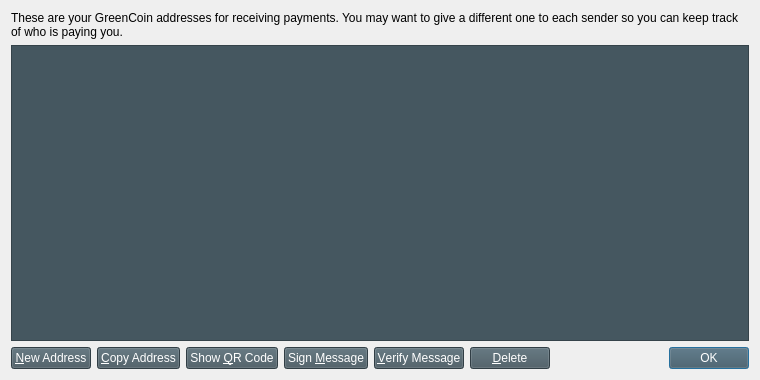
<?xml version="1.0" encoding="UTF-8"?>
<ui version="4.0">
 <class>AddressBookPage</class>
 <widget class="QWidget" name="AddressBookPage">
  <property name="geometry">
   <rect>
    <x>0</x>
    <y>0</y>
    <width>760</width>
    <height>380</height>
   </rect>
  </property>
  <property name="windowTitle">
   <string>Address Book</string>
  </property>
  <property name="styleSheet">
   <string notr="true">
    AddressBookPage{background:transparent; color: white;}
    QTableView {background-color:rgb(69, 87, 96); color:white;}
    QToolTip {background-color:#1f333e; color:white; border-style: none;}
    QPushButton {background-color:rgb(69, 87, 96); color: white;}
   </string>
  </property>
  <layout class="QVBoxLayout" name="verticalLayout">
   <item>
    <widget class="QLabel" name="labelExplanation">
     <property name="text">
      <string>These are your GreenCoin addresses for receiving payments. You may want to give a different one to each sender so you can keep track of who is paying you.</string>
     </property>
     <property name="textFormat">
      <enum>Qt::PlainText</enum>
     </property>
     <property name="wordWrap">
      <bool>true</bool>
     </property>
    </widget>
   </item>
   <item>
    <widget class="QTableView" name="tableView">
     <property name="palette">
      <palette>
       <active>
        <colorrole role="WindowText">
         <brush brushstyle="SolidPattern">
          <color alpha="255">
           <red>255</red>
           <green>255</green>
           <blue>255</blue>
          </color>
         </brush>
        </colorrole>
        <colorrole role="Button">
         <brush brushstyle="SolidPattern">
          <color alpha="255">
           <red>69</red>
           <green>87</green>
           <blue>96</blue>
          </color>
         </brush>
        </colorrole>
        <colorrole role="Light">
         <brush brushstyle="SolidPattern">
          <color alpha="255">
           <red>90</red>
           <green>138</green>
           <blue>165</blue>
          </color>
         </brush>
        </colorrole>
        <colorrole role="Midlight">
         <brush brushstyle="SolidPattern">
          <color alpha="255">
           <red>75</red>
           <green>115</green>
           <blue>137</blue>
          </color>
         </brush>
        </colorrole>
        <colorrole role="Dark">
         <brush brushstyle="SolidPattern">
          <color alpha="255">
           <red>30</red>
           <green>46</green>
           <blue>55</blue>
          </color>
         </brush>
        </colorrole>
        <colorrole role="Mid">
         <brush brushstyle="SolidPattern">
          <color alpha="255">
           <red>40</red>
           <green>61</green>
           <blue>73</blue>
          </color>
         </brush>
        </colorrole>
        <colorrole role="Text">
         <brush brushstyle="SolidPattern">
          <color alpha="255">
           <red>255</red>
           <green>255</green>
           <blue>255</blue>
          </color>
         </brush>
        </colorrole>
        <colorrole role="BrightText">
         <brush brushstyle="SolidPattern">
          <color alpha="255">
           <red>255</red>
           <green>255</green>
           <blue>255</blue>
          </color>
         </brush>
        </colorrole>
        <colorrole role="ButtonText">
         <brush brushstyle="SolidPattern">
          <color alpha="255">
           <red>255</red>
           <green>255</green>
           <blue>255</blue>
          </color>
         </brush>
        </colorrole>
        <colorrole role="Base">
         <brush brushstyle="SolidPattern">
          <color alpha="255">
           <red>69</red>
           <green>87</green>
           <blue>96</blue>
          </color>
         </brush>
        </colorrole>
        <colorrole role="Window">
         <brush brushstyle="SolidPattern">
          <color alpha="255">
           <red>69</red>
           <green>87</green>
           <blue>96</blue>
          </color>
         </brush>
        </colorrole>
        <colorrole role="Shadow">
         <brush brushstyle="SolidPattern">
          <color alpha="255">
           <red>0</red>
           <green>0</green>
           <blue>0</blue>
          </color>
         </brush>
        </colorrole>
        <colorrole role="Highlight">
         <brush brushstyle="SolidPattern">
          <color alpha="255">
           <red>96</red>
           <green>147</green>
           <blue>173</blue>
          </color>
         </brush>
        </colorrole>
        <colorrole role="AlternateBase">
         <brush brushstyle="SolidPattern">
          <color alpha="255">
           <red>37</red>
           <green>59</green>
           <blue>72</blue>
          </color>
         </brush>
        </colorrole>
        <colorrole role="ToolTipBase">
         <brush brushstyle="SolidPattern">
          <color alpha="255">
           <red>255</red>
           <green>255</green>
           <blue>220</blue>
          </color>
         </brush>
        </colorrole>
        <colorrole role="ToolTipText">
         <brush brushstyle="SolidPattern">
          <color alpha="255">
           <red>0</red>
           <green>0</green>
           <blue>0</blue>
          </color>
         </brush>
        </colorrole>
       </active>
       <inactive>
        <colorrole role="WindowText">
         <brush brushstyle="SolidPattern">
          <color alpha="255">
           <red>255</red>
           <green>255</green>
           <blue>255</blue>
          </color>
         </brush>
        </colorrole>
        <colorrole role="Button">
         <brush brushstyle="SolidPattern">
          <color alpha="255">
           <red>69</red>
           <green>87</green>
           <blue>96</blue>
          </color>
         </brush>
        </colorrole>
        <colorrole role="Light">
         <brush brushstyle="SolidPattern">
          <color alpha="255">
           <red>90</red>
           <green>138</green>
           <blue>165</blue>
          </color>
         </brush>
        </colorrole>
        <colorrole role="Midlight">
         <brush brushstyle="SolidPattern">
          <color alpha="255">
           <red>75</red>
           <green>115</green>
           <blue>137</blue>
          </color>
         </brush>
        </colorrole>
        <colorrole role="Dark">
         <brush brushstyle="SolidPattern">
          <color alpha="255">
           <red>30</red>
           <green>46</green>
           <blue>55</blue>
          </color>
         </brush>
        </colorrole>
        <colorrole role="Mid">
         <brush brushstyle="SolidPattern">
          <color alpha="255">
           <red>40</red>
           <green>61</green>
           <blue>73</blue>
          </color>
         </brush>
        </colorrole>
        <colorrole role="Text">
         <brush brushstyle="SolidPattern">
          <color alpha="255">
           <red>255</red>
           <green>255</green>
           <blue>255</blue>
          </color>
         </brush>
        </colorrole>
        <colorrole role="BrightText">
         <brush brushstyle="SolidPattern">
          <color alpha="255">
           <red>255</red>
           <green>255</green>
           <blue>255</blue>
          </color>
         </brush>
        </colorrole>
        <colorrole role="ButtonText">
         <brush brushstyle="SolidPattern">
          <color alpha="255">
           <red>255</red>
           <green>255</green>
           <blue>255</blue>
          </color>
         </brush>
        </colorrole>
        <colorrole role="Base">
         <brush brushstyle="SolidPattern">
          <color alpha="255">
           <red>69</red>
           <green>87</green>
           <blue>96</blue>
          </color>
         </brush>
        </colorrole>
        <colorrole role="Window">
         <brush brushstyle="SolidPattern">
          <color alpha="255">
           <red>69</red>
           <green>87</green>
           <blue>96</blue>
          </color>
         </brush>
        </colorrole>
        <colorrole role="Shadow">
         <brush brushstyle="SolidPattern">
          <color alpha="255">
           <red>0</red>
           <green>0</green>
           <blue>0</blue>
          </color>
         </brush>
        </colorrole>
        <colorrole role="Highlight">
         <brush brushstyle="SolidPattern">
          <color alpha="255">
           <red>96</red>
           <green>147</green>
           <blue>173</blue>
          </color>
         </brush>
        </colorrole>
        <colorrole role="AlternateBase">
         <brush brushstyle="SolidPattern">
          <color alpha="255">
           <red>37</red>
           <green>59</green>
           <blue>72</blue>
          </color>
         </brush>
        </colorrole>
        <colorrole role="ToolTipBase">
         <brush brushstyle="SolidPattern">
          <color alpha="255">
           <red>255</red>
           <green>255</green>
           <blue>220</blue>
          </color>
         </brush>
        </colorrole>
        <colorrole role="ToolTipText">
         <brush brushstyle="SolidPattern">
          <color alpha="255">
           <red>0</red>
           <green>0</green>
           <blue>0</blue>
          </color>
         </brush>
        </colorrole>
       </inactive>
       <disabled>
        <colorrole role="WindowText">
         <brush brushstyle="SolidPattern">
          <color alpha="255">
           <red>255</red>
           <green>255</green>
           <blue>255</blue>
          </color>
         </brush>
        </colorrole>
        <colorrole role="Button">
         <brush brushstyle="SolidPattern">
          <color alpha="255">
           <red>69</red>
           <green>87</green>
           <blue>96</blue>
          </color>
         </brush>
        </colorrole>
        <colorrole role="Light">
         <brush brushstyle="SolidPattern">
          <color alpha="255">
           <red>90</red>
           <green>138</green>
           <blue>165</blue>
          </color>
         </brush>
        </colorrole>
        <colorrole role="Midlight">
         <brush brushstyle="SolidPattern">
          <color alpha="255">
           <red>75</red>
           <green>115</green>
           <blue>137</blue>
          </color>
         </brush>
        </colorrole>
        <colorrole role="Dark">
         <brush brushstyle="SolidPattern">
          <color alpha="255">
           <red>30</red>
           <green>46</green>
           <blue>55</blue>
          </color>
         </brush>
        </colorrole>
        <colorrole role="Mid">
         <brush brushstyle="SolidPattern">
          <color alpha="255">
           <red>40</red>
           <green>61</green>
           <blue>73</blue>
          </color>
         </brush>
        </colorrole>
        <colorrole role="Text">
         <brush brushstyle="SolidPattern">
          <color alpha="255">
           <red>255</red>
           <green>255</green>
           <blue>255</blue>
          </color>
         </brush>
        </colorrole>
        <colorrole role="BrightText">
         <brush brushstyle="SolidPattern">
          <color alpha="255">
           <red>255</red>
           <green>255</green>
           <blue>255</blue>
          </color>
         </brush>
        </colorrole>
        <colorrole role="ButtonText">
         <brush brushstyle="SolidPattern">
          <color alpha="255">
           <red>255</red>
           <green>255</green>
           <blue>255</blue>
          </color>
         </brush>
        </colorrole>
        <colorrole role="Base">
         <brush brushstyle="SolidPattern">
          <color alpha="255">
           <red>69</red>
           <green>87</green>
           <blue>96</blue>
          </color>
         </brush>
        </colorrole>
        <colorrole role="Window">
         <brush brushstyle="SolidPattern">
          <color alpha="255">
           <red>69</red>
           <green>87</green>
           <blue>96</blue>
          </color>
         </brush>
        </colorrole>
        <colorrole role="Shadow">
         <brush brushstyle="SolidPattern">
          <color alpha="255">
           <red>0</red>
           <green>0</green>
           <blue>0</blue>
          </color>
         </brush>
        </colorrole>
        <colorrole role="Highlight">
         <brush brushstyle="SolidPattern">
          <color alpha="255">
           <red>51</red>
           <green>153</green>
           <blue>255</blue>
          </color>
         </brush>
        </colorrole>
        <colorrole role="AlternateBase">
         <brush brushstyle="SolidPattern">
          <color alpha="255">
           <red>37</red>
           <green>59</green>
           <blue>72</blue>
          </color>
         </brush>
        </colorrole>
        <colorrole role="ToolTipBase">
         <brush brushstyle="SolidPattern">
          <color alpha="255">
           <red>255</red>
           <green>255</green>
           <blue>220</blue>
          </color>
         </brush>
        </colorrole>
        <colorrole role="ToolTipText">
         <brush brushstyle="SolidPattern">
          <color alpha="255">
           <red>0</red>
           <green>0</green>
           <blue>0</blue>
          </color>
         </brush>
        </colorrole>
       </disabled>
      </palette>
     </property>
     <property name="contextMenuPolicy">
      <enum>Qt::CustomContextMenu</enum>
     </property>
     <property name="toolTip">
      <string>Double-click to edit address or label</string>
     </property>
     <property name="tabKeyNavigation">
      <bool>false</bool>
     </property>
     <property name="alternatingRowColors">
      <bool>true</bool>
     </property>
     <property name="selectionMode">
      <enum>QAbstractItemView::SingleSelection</enum>
     </property>
     <property name="selectionBehavior">
      <enum>QAbstractItemView::SelectRows</enum>
     </property>
     <property name="sortingEnabled">
      <bool>true</bool>
     </property>
     <attribute name="verticalHeaderVisible">
      <bool>false</bool>
     </attribute>
    </widget>
   </item>
   <item>
    <layout class="QHBoxLayout" name="horizontalLayout">
     <item>
      <widget class="QPushButton" name="newAddressButton">
       <property name="toolTip">
        <string>Create a new address</string>
       </property>
       <property name="text">
        <string>&amp;New Address</string>
       </property>
       <property name="icon">
        <iconset resource="../bitcoin.qrc">
         <normaloff>:/icons/add</normaloff>:/icons/add</iconset>
       </property>
      </widget>
     </item>
     <item>
      <widget class="QPushButton" name="copyToClipboard">
       <property name="toolTip">
        <string>Copy the currently selected address to the system clipboard</string>
       </property>
       <property name="text">
        <string>&amp;Copy Address</string>
       </property>
       <property name="icon">
        <iconset resource="../bitcoin.qrc">
         <normaloff>:/icons/editcopy</normaloff>:/icons/editcopy</iconset>
       </property>
      </widget>
     </item>
     <item>
      <widget class="QPushButton" name="showQRCode">
       <property name="text">
        <string>Show &amp;QR Code</string>
       </property>
       <property name="icon">
        <iconset resource="../bitcoin.qrc">
         <normaloff>:/icons/qrcode</normaloff>:/icons/qrcode</iconset>
       </property>
      </widget>
     </item>
     <item>
      <widget class="QPushButton" name="signMessage">
       <property name="toolTip">
        <string>Sign a message to prove you own a GreenCoin address</string>
       </property>
       <property name="text">
        <string>Sign &amp;Message</string>
       </property>
       <property name="icon">
        <iconset resource="../bitcoin.qrc">
         <normaloff>:/icons/edit</normaloff>:/icons/edit</iconset>
       </property>
      </widget>
     </item>
     <item>
      <widget class="QPushButton" name="verifyMessage">
       <property name="toolTip">
        <string>Verify a message to ensure it was signed with a specified GreenCoin address</string>
       </property>
       <property name="text">
        <string>&amp;Verify Message</string>
       </property>
       <property name="icon">
        <iconset resource="../bitcoin.qrc">
         <normaloff>:/icons/transaction_0</normaloff>:/icons/transaction_0</iconset>
       </property>
      </widget>
     </item>
     <item>
      <widget class="QPushButton" name="deleteButton">
       <property name="toolTip">
        <string>Delete the currently selected address from the list</string>
       </property>
       <property name="text">
        <string>&amp;Delete</string>
       </property>
       <property name="icon">
        <iconset resource="../bitcoin.qrc">
         <normaloff>:/icons/remove</normaloff>:/icons/remove</iconset>
       </property>
      </widget>
     </item>
     <item>
      <spacer name="horizontalSpacer">
       <property name="orientation">
        <enum>Qt::Horizontal</enum>
       </property>
       <property name="sizeHint" stdset="0">
        <size>
         <width>40</width>
         <height>20</height>
        </size>
       </property>
      </spacer>
     </item>
     <item>
      <widget class="QDialogButtonBox" name="buttonBox">
       <property name="sizePolicy">
        <sizepolicy hsizetype="Maximum" vsizetype="Fixed">
         <horstretch>0</horstretch>
         <verstretch>0</verstretch>
        </sizepolicy>
       </property>
       <property name="standardButtons">
        <set>QDialogButtonBox::Ok</set>
       </property>
      </widget>
     </item>
    </layout>
   </item>
  </layout>
 </widget>
 <resources>
  <include location="../bitcoin.qrc"/>
 </resources>
 <connections/>
</ui>
